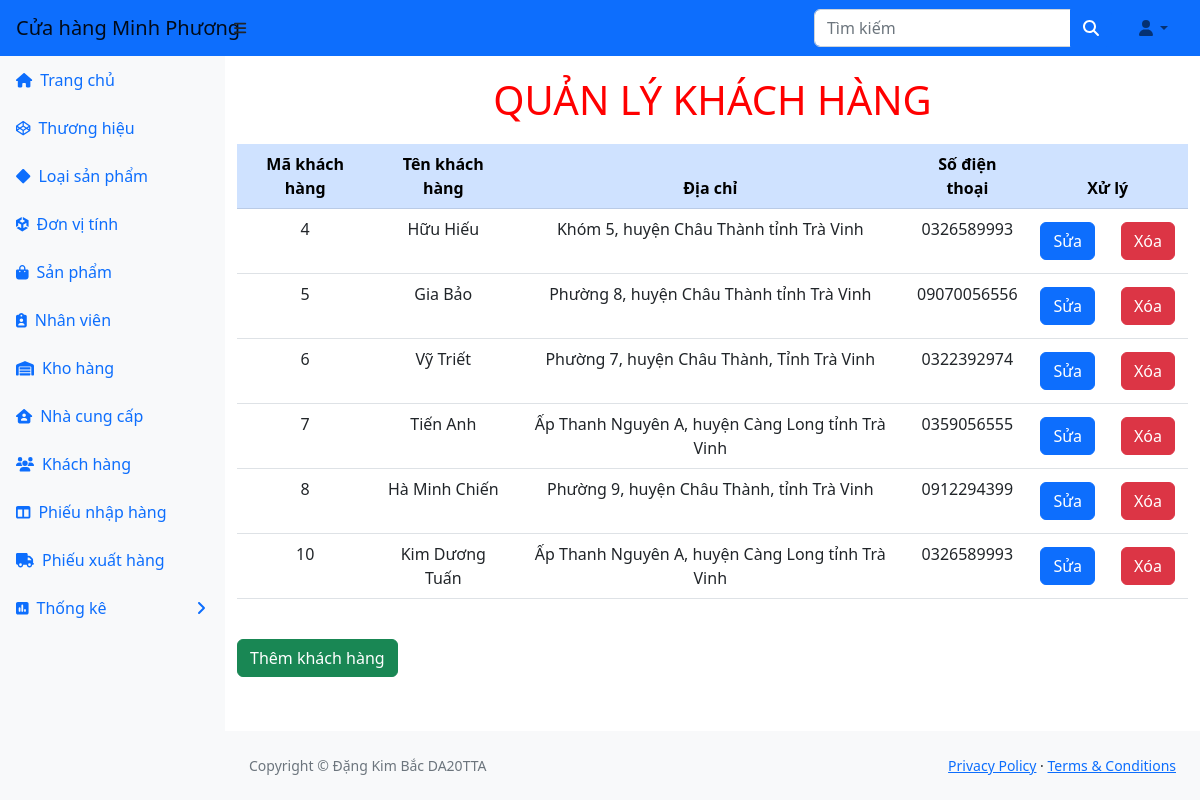
/ql_kho/ql-kho/khachhang.php (signed in), run on the app's committed database.
### tables this page shows
CREATE TABLE `khachhang` (
  `makhachhang` int(11) NOT NULL,
  `tenkhachhang` varchar(255) DEFAULT NULL,
  `diachi` varchar(255) DEFAULT NULL,
  `dienthoai` varchar(255) DEFAULT NULL
);

### ql_kho/ql-kho/khachhang.php (the view)
<?php
    include_once("header.php");
?>
<body>
<h1 class="tieudeform">QUẢN LÝ KHÁCH HÀNG</h1>
    <table class = "table table-hover ">
        <thead class="table-primary">
        <tr>
            <th>Mã khách hàng</th>
            <th>Tên khách hàng</th>
            <th>Địa chỉ</th>
            <th>Số điện thoại</th>
            <th colspan="2">Xử lý</th>
        </tr>
        </thead>
        <?php
        include("ketnoi.php");
         $sql = "SELECT * FROM khachhang ORDER BY makhachhang ASC";
        $kq = $conn->query($sql) or die("Không thể xem khách hàng");
        while ($row = mysqli_fetch_array($kq)) {
            echo ("<tr>");
            $makhachhang = $row["makhachhang"];
            echo ("<td>" . $row["makhachhang"] . "</td>");
            echo ("<td>" . $row["tenkhachhang"] . "</td>");
            echo ("<td>" . $row["diachi"] . "</td>");
            echo ("<td>" . $row["dienthoai"] . "</td>");
            echo ("<td><a class='btn btn-primary' href='suakhachhang.php?mm=$makhachhang'>Sửa</a></td>");
            echo ("<td><a class='btn btn-danger' href='xoakhachhang.php?mm=$makhachhang'>Xóa</a></td>");
            echo ("</tr>");
        }
        ?>
    </table><br>
    <a class='btn btn-success' href='themkhachhang.php'>Thêm khách hàng</a>
    <?php
    include("footer.php");
?>
</body>
</html>

### ql_kho/ql-kho/header.php (style rules this page uses)
h1.tieudeform { text-align:center; text-transform:uppercase; color:red; margin:20px; }
td { text-align:center; }
th { text-align:center; }

### data on the page
khachhang: makhachhang "4", tenkhachhang "Hữu Hiếu", diachi "Khóm 5, huyện Châu Thành tỉnh Trà Vinh", dienthoai "0326589993"
khachhang: makhachhang "5", tenkhachhang "Gia Bảo", diachi "Phường 8, huyện Châu Thành tỉnh Trà Vinh", dienthoai "09070056556"
khachhang: makhachhang "6", tenkhachhang "Vỹ Triết", diachi "Phường 7, huyện Châu Thành, Tỉnh Trà Vinh", dienthoai "0322392974"
khachhang: makhachhang "7", tenkhachhang "Tiến Anh", diachi "Ấp Thanh Nguyên A, huyện Càng Long tỉnh Trà Vinh", dienthoai "0359056555"
khachhang: makhachhang "8", tenkhachhang "Hà Minh Chiến", diachi "Phường 9, huyện Châu Thành, tỉnh Trà Vinh", dienthoai "0912294399"
khachhang: makhachhang "10", tenkhachhang "Kim Dương Tuấn", diachi "Ấp Thanh Nguyên A, huyện Càng Long tỉnh Trà Vinh", dienthoai "0326589993"
